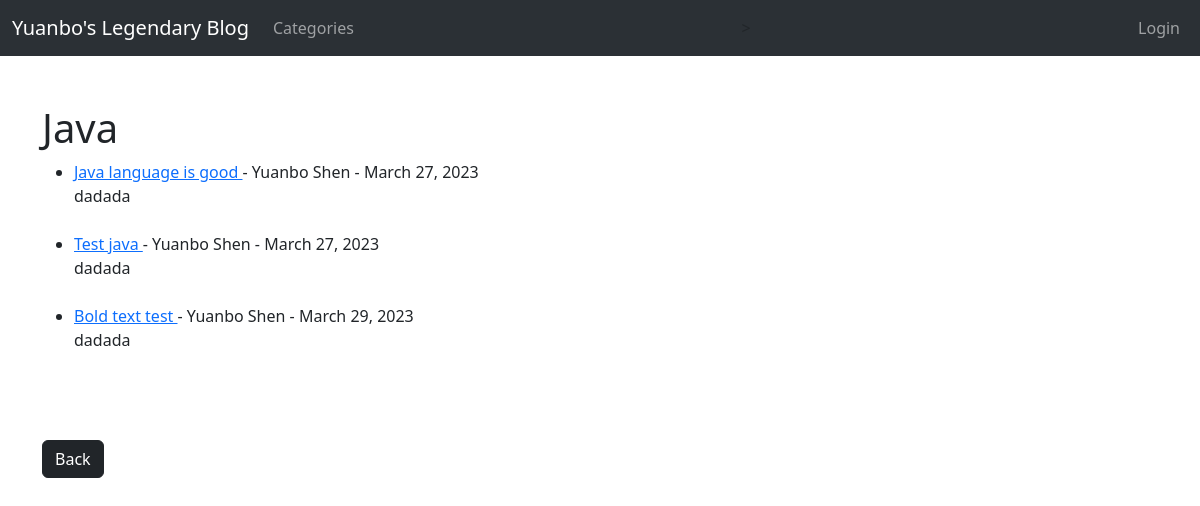
The app's page /category/Java/, older data.
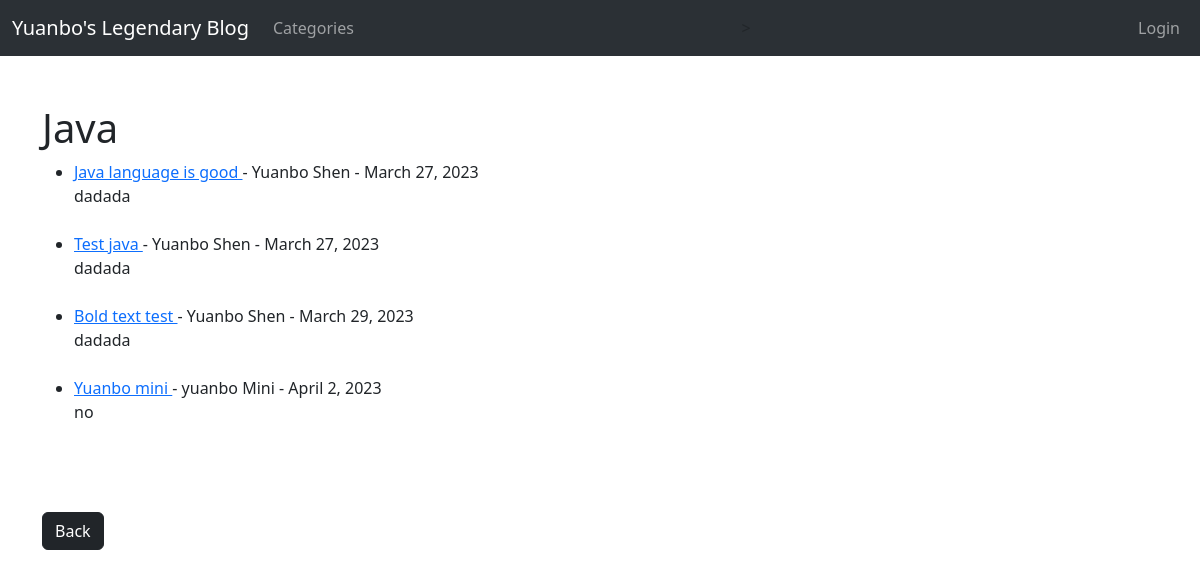
The same page, newer data.
### blogproject/models.py (models this page shows, shortened)
class Post(models.Model):
    title = models.CharField(max_length=255)
    header_image = models.ImageField(null = True, blank= True, upload_to="images/")
    author = models.ForeignKey(User, on_delete=models.CASCADE)
    body = RichTextField(blank=True, null=True)
    post_date = models.DateField(auto_now_add=True)
    post_time = models.DateTimeField(auto_now_add=True)
    category = models.CharField(max_length = 255, default= "uncategorized")
    snippet = models.CharField(max_length = 255)

### blogproject/views.py (the view)
# urls.py: path('category/<str:cats>/', CategoryView, name = 'category'),
def CategoryView(request, cats):
    category_posts = Post.objects.filter(category = cats)
    return render(request, 'categories.html', {'cats':cats, 'category_posts' : category_posts})

### blogproject/templates/categories.html (shortened to what this page needs)
{% extends 'base.html' %}
{% block content %}
{% if category_posts %}
    <h1>{{ cats }}</h1>
    <ul>
        {% for post in category_posts %}
            <li><a href="{% url 'article-detail' post.pk %}"> {{ post.title }} </a>
                - {{ post.author.first_name }} {{ post.author.last_name }}
                - {{ post.post_date }}
                <br/>
            {{ post.snippet }}</li>
            <br/>
        {% endfor%}
        </ul>
    <br/><br/>
    <a  href="{% url 'home' %}" class="btn btn-dark"> Back</a>
{% else %}
        <h2>Sorry, this page does not exists...or there are no blogs in this category.</h2>
        <br/><br/>
        <a  href="{% url 'home' %}" class="btn btn-dark"> Back</a>
{% endif %}
{% endblock %}

Row changes from the older to the newer data that the page shows:
added Post: title "Yuanbo mini", author.first_name "yuanbo", author.last_name "Mini", post_date "April 2, 2023", snippet "no"
